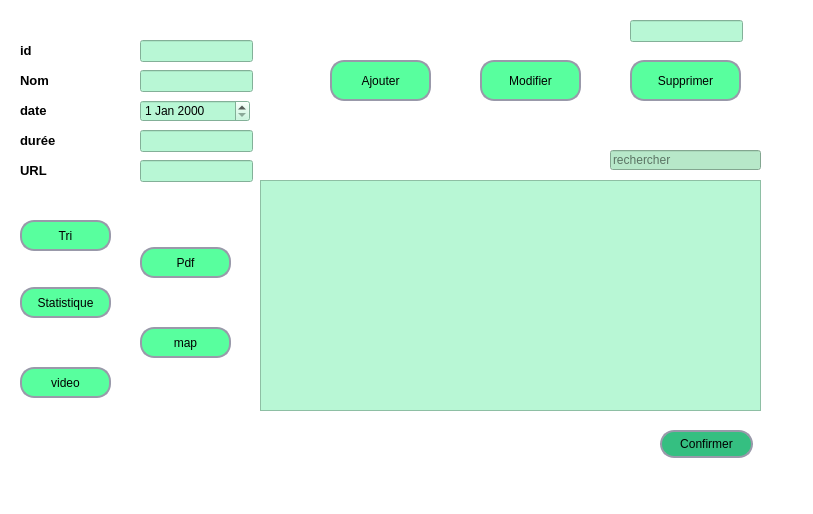
<?xml version="1.0" encoding="UTF-8"?>
<ui version="4.0">
 <class>MainWindow</class>
 <widget class="QMainWindow" name="MainWindow">
  <property name="geometry">
   <rect>
    <x>0</x>
    <y>0</y>
    <width>813</width>
    <height>514</height>
   </rect>
  </property>
  <property name="windowTitle">
   <string>MainWindow</string>
  </property>
  <property name="styleSheet">
   <string notr="true">background-color: rgb(255, 255, 255);</string>
  </property>
  <widget class="QWidget" name="centralwidget">
   <widget class="QLineEdit" name="lenomevenement">
    <property name="geometry">
     <rect>
      <x>140</x>
      <y>70</y>
      <width>113</width>
      <height>22</height>
     </rect>
    </property>
    <property name="styleSheet">
     <string notr="true">
background-color: rgb(184, 247, 213);

</string>
    </property>
   </widget>
   <widget class="QLabel" name="label">
    <property name="geometry">
     <rect>
      <x>20</x>
      <y>70</y>
      <width>51</width>
      <height>21</height>
     </rect>
    </property>
    <property name="text">
     <string>&lt;html&gt;&lt;head/&gt;&lt;body&gt;&lt;p&gt;&lt;span style=&quot; font-size:10pt; font-weight:600; color:#000000;&quot;&gt;Nom&lt;/span&gt;&lt;/p&gt;&lt;/body&gt;&lt;/html&gt;</string>
    </property>
   </widget>
   <widget class="QPushButton" name="pushButton_11">
    <property name="geometry">
     <rect>
      <x>660</x>
      <y>430</y>
      <width>93</width>
      <height>28</height>
     </rect>
    </property>
    <property name="styleSheet">
     <string notr="true">QPushButton {
	background-color: rgb(53, 191, 129);

	border-style: solid;
	border-width: 2px;
	border-color: #9999aa;
	border-radius: 14px;
	color: black;
	/*background-color: qlineargradient(spread:pad, x1:0.5, y1:0, x2:0.5, y2:1, stop:0 rgba(0, 0, 255, 255), stop:1 rgba(255, 255, 255, 255));*/
}


QPushButton:pressed {
	background-color: qlineargradient(spread:pad, x1:0.5, y1:0, x2:0.5, y2:1, stop:0 rgba(0, 255, 255, 255), stop:1 rgba(255, 255, 255, 255));
		color: #fffffe;
}


QPushButton:hover:!pressed {
	background-color: qlineargradient(spread:pad, x1:0.5, y1:0, x2:0.5, y2:1, stop:0 rgba(255, 0, 255, 255), stop:1 rgba(255, 255, 255, 255));
		color: #0c2f70;
}

QPushButton:disabled {
		background-color: #aaaaaa;
		color: #ffffff;
}</string>
    </property>
    <property name="text">
     <string>Confirmer</string>
    </property>
    <property name="icon">
     <iconset>
      <normaloff>../../Downloads/confirm-16 (1).png</normaloff>../../Downloads/confirm-16 (1).png</iconset>
    </property>
    <property name="iconSize">
     <size>
      <width>20</width>
      <height>20</height>
     </size>
    </property>
   </widget>
   <widget class="QPushButton" name="pushButton_7">
    <property name="geometry">
     <rect>
      <x>20</x>
      <y>367</y>
      <width>91</width>
      <height>31</height>
     </rect>
    </property>
    <property name="styleSheet">
     <string notr="true">QPushButton {
	background-color: rgb(88, 255, 158);
	border-style: solid;
	border-width: 2px;
	border-color: #9999aa;
	border-radius: 14px;
	color: black;
	/*background-color: qlineargradient(spread:pad, x1:0.5, y1:0, x2:0.5, y2:1, stop:0 rgba(0, 0, 255, 255), stop:1 rgba(255, 255, 255, 255));*/
}


QPushButton:pressed {
	background-color: qlineargradient(spread:pad, x1:0.5, y1:0, x2:0.5, y2:1, stop:0 rgba(0, 255, 255, 255), stop:1 rgba(255, 255, 255, 255));
		color: #fffffe;
}


QPushButton:hover:!pressed {
	background-color: qlineargradient(spread:pad, x1:0.5, y1:0, x2:0.5, y2:1, stop:0 rgba(255, 0, 255, 255), stop:1 rgba(255, 255, 255, 255));
		color: #0c2f70;
}

QPushButton:disabled {
		background-color: #aaaaaa;
		color: #ffffff;
}</string>
    </property>
    <property name="text">
     <string>video</string>
    </property>
    <property name="icon">
     <iconset>
      <normaloff>../../Downloads/OIP (1).jpg</normaloff>../../Downloads/OIP (1).jpg</iconset>
    </property>
    <property name="iconSize">
     <size>
      <width>23</width>
      <height>23</height>
     </size>
    </property>
   </widget>
   <widget class="QPushButton" name="pushButton_4">
    <property name="geometry">
     <rect>
      <x>20</x>
      <y>287</y>
      <width>91</width>
      <height>31</height>
     </rect>
    </property>
    <property name="styleSheet">
     <string notr="true">QPushButton {
	background-color: rgb(88, 255, 158);
	border-style: solid;
	border-width: 2px;
	border-color: #9999aa;
	border-radius: 14px;
	color: black;
	/*background-color: qlineargradient(spread:pad, x1:0.5, y1:0, x2:0.5, y2:1, stop:0 rgba(0, 0, 255, 255), stop:1 rgba(255, 255, 255, 255));*/
}


QPushButton:pressed {
	background-color: qlineargradient(spread:pad, x1:0.5, y1:0, x2:0.5, y2:1, stop:0 rgba(0, 255, 255, 255), stop:1 rgba(255, 255, 255, 255));
		color: #fffffe;
}


QPushButton:hover:!pressed {
	background-color: qlineargradient(spread:pad, x1:0.5, y1:0, x2:0.5, y2:1, stop:0 rgba(255, 0, 255, 255), stop:1 rgba(255, 255, 255, 255));
		color: #0c2f70;
}

QPushButton:disabled {
		background-color: #aaaaaa;
		color: #ffffff;
}</string>
    </property>
    <property name="text">
     <string>Statistique</string>
    </property>
    <property name="icon">
     <iconset>
      <normaloff>../../Downloads/1170718.png</normaloff>../../Downloads/1170718.png</iconset>
    </property>
    <property name="iconSize">
     <size>
      <width>20</width>
      <height>20</height>
     </size>
    </property>
   </widget>
   <widget class="QPushButton" name="pushButton_event">
    <property name="geometry">
     <rect>
      <x>330</x>
      <y>60</y>
      <width>101</width>
      <height>41</height>
     </rect>
    </property>
    <property name="styleSheet">
     <string notr="true">QPushButton {
	background-color: rgb(88, 255, 158);
	border-style: solid;
	border-width: 2px;
	border-color: #9999aa;
	border-radius: 14px;
	color: black;
	/*background-color: qlineargradient(spread:pad, x1:0.5, y1:0, x2:0.5, y2:1, stop:0 rgba(0, 0, 255, 255), stop:1 rgba(255, 255, 255, 255));*/
}


QPushButton:pressed {
	background-color: qlineargradient(spread:pad, x1:0.5, y1:0, x2:0.5, y2:1, stop:0 rgba(0, 255, 255, 255), stop:1 rgba(255, 255, 255, 255));
		color: #fffffe;
}


QPushButton:hover:!pressed {
	background-color: qlineargradient(spread:pad, x1:0.5, y1:0, x2:0.5, y2:1, stop:0 rgba(255, 0, 255, 255), stop:1 rgba(255, 255, 255, 255));
		color: #0c2f70;
}

QPushButton:disabled {
		background-color: #aaaaaa;
		color: #ffffff;
}</string>
    </property>
    <property name="text">
     <string>Ajouter</string>
    </property>
    <property name="icon">
     <iconset>
      <normaloff>../../Downloads/png-clipart-computer-icons-add-button-logo-number.png</normaloff>../../Downloads/png-clipart-computer-icons-add-button-logo-number.png</iconset>
    </property>
    <property name="iconSize">
     <size>
      <width>20</width>
      <height>20</height>
     </size>
    </property>
   </widget>
   <widget class="QLineEdit" name="leduree">
    <property name="geometry">
     <rect>
      <x>140</x>
      <y>130</y>
      <width>113</width>
      <height>22</height>
     </rect>
    </property>
    <property name="styleSheet">
     <string notr="true">background-color: rgb(184, 247, 213);
</string>
    </property>
   </widget>
   <widget class="QPushButton" name="pushButton_6">
    <property name="geometry">
     <rect>
      <x>140</x>
      <y>327</y>
      <width>91</width>
      <height>31</height>
     </rect>
    </property>
    <property name="styleSheet">
     <string notr="true">QPushButton {
	background-color: rgb(88, 255, 158);
	border-style: solid;
	border-width: 2px;
	border-color: #9999aa;
	border-radius: 14px;
	color: black;
	/*background-color: qlineargradient(spread:pad, x1:0.5, y1:0, x2:0.5, y2:1, stop:0 rgba(0, 0, 255, 255), stop:1 rgba(255, 255, 255, 255));*/
}


QPushButton:pressed {
	background-color: qlineargradient(spread:pad, x1:0.5, y1:0, x2:0.5, y2:1, stop:0 rgba(0, 255, 255, 255), stop:1 rgba(255, 255, 255, 255));
		color: #fffffe;
}


QPushButton:hover:!pressed {
	background-color: qlineargradient(spread:pad, x1:0.5, y1:0, x2:0.5, y2:1, stop:0 rgba(255, 0, 255, 255), stop:1 rgba(255, 255, 255, 255));
		color: #0c2f70;
}

QPushButton:disabled {
		background-color: #aaaaaa;
		color: #ffffff;
}
</string>
    </property>
    <property name="text">
     <string>map</string>
    </property>
    <property name="icon">
     <iconset>
      <normaloff>../../Downloads/OIP.jpg</normaloff>../../Downloads/OIP.jpg</iconset>
    </property>
    <property name="iconSize">
     <size>
      <width>20</width>
      <height>20</height>
     </size>
    </property>
   </widget>
   <widget class="QLabel" name="label_2">
    <property name="geometry">
     <rect>
      <x>20</x>
      <y>120</y>
      <width>91</width>
      <height>41</height>
     </rect>
    </property>
    <property name="text">
     <string>&lt;html&gt;&lt;head/&gt;&lt;body&gt;&lt;p&gt;&lt;span style=&quot; font-size:10pt; font-weight:600; color:#000000;&quot;&gt;durée&lt;/span&gt;&lt;/p&gt;&lt;/body&gt;&lt;/html&gt;</string>
    </property>
   </widget>
   <widget class="QTableView" name="tableView_2">
    <property name="geometry">
     <rect>
      <x>260</x>
      <y>180</y>
      <width>501</width>
      <height>231</height>
     </rect>
    </property>
    <property name="styleSheet">
     <string notr="true">background-color: rgb(183, 232, 201);
background-color: rgb(184, 247, 213);
</string>
    </property>
   </widget>
   <widget class="QLabel" name="label_3">
    <property name="geometry">
     <rect>
      <x>20</x>
      <y>90</y>
      <width>111</width>
      <height>41</height>
     </rect>
    </property>
    <property name="text">
     <string>&lt;html&gt;&lt;head/&gt;&lt;body&gt;&lt;p&gt;&lt;span style=&quot; font-size:10pt; font-weight:600; color:#000000;&quot;&gt;date&lt;/span&gt;&lt;/p&gt;&lt;/body&gt;&lt;/html&gt;</string>
    </property>
   </widget>
   <widget class="QPushButton" name="pushButton_update">
    <property name="geometry">
     <rect>
      <x>480</x>
      <y>60</y>
      <width>101</width>
      <height>41</height>
     </rect>
    </property>
    <property name="styleSheet">
     <string notr="true">QPushButton {
	background-color: rgb(88, 255, 158);
	border-style: solid;
	border-width: 2px;
	border-color: #9999aa;
	border-radius: 14px;
	color: black;
	/*background-color: qlineargradient(spread:pad, x1:0.5, y1:0, x2:0.5, y2:1, stop:0 rgba(0, 0, 255, 255), stop:1 rgba(255, 255, 255, 255));*/
}


QPushButton:pressed {
	background-color: qlineargradient(spread:pad, x1:0.5, y1:0, x2:0.5, y2:1, stop:0 rgba(0, 255, 255, 255), stop:1 rgba(255, 255, 255, 255));
		color: #fffffe;
}


QPushButton:hover:!pressed {
	background-color: qlineargradient(spread:pad, x1:0.5, y1:0, x2:0.5, y2:1, stop:0 rgba(255, 0, 255, 255), stop:1 rgba(255, 255, 255, 255));
		color: #0c2f70;
}

QPushButton:disabled {
		background-color: #aaaaaa;
		color: #ffffff;
}</string>
    </property>
    <property name="text">
     <string>Modifier</string>
    </property>
    <property name="icon">
     <iconset>
      <normaloff>../../Downloads/45706.png</normaloff>../../Downloads/45706.png</iconset>
    </property>
    <property name="iconSize">
     <size>
      <width>20</width>
      <height>20</height>
     </size>
    </property>
   </widget>
   <widget class="QLabel" name="label_4">
    <property name="geometry">
     <rect>
      <x>20</x>
      <y>40</y>
      <width>41</width>
      <height>21</height>
     </rect>
    </property>
    <property name="text">
     <string>&lt;html&gt;&lt;head/&gt;&lt;body&gt;&lt;p&gt;&lt;a name=&quot;docs-internal-guid-b627337d-7fff-a2e1-b3fd-494d1fa366f1&quot;/&gt;&lt;span style=&quot; font-family:'Times New Roman'; font-size:10pt; font-weight:600; color:#000000; background-color:transparent;&quot;&gt;i&lt;/span&gt;&lt;span style=&quot; font-family:'Times New Roman'; font-size:10pt; font-weight:600; color:#000000; background-color:transparent;&quot;&gt;d&lt;/span&gt;&lt;/p&gt;&lt;/body&gt;&lt;/html&gt;</string>
    </property>
   </widget>
   <widget class="QLineEdit" name="lineEdit_9">
    <property name="geometry">
     <rect>
      <x>610</x>
      <y>150</y>
      <width>151</width>
      <height>20</height>
     </rect>
    </property>
    <property name="styleSheet">
     <string notr="true">background-color: rgb(183, 232, 201);
</string>
    </property>
    <property name="placeholderText">
     <string>rechercher</string>
    </property>
   </widget>
   <widget class="QPushButton" name="pushButton_supprimer">
    <property name="geometry">
     <rect>
      <x>630</x>
      <y>60</y>
      <width>111</width>
      <height>41</height>
     </rect>
    </property>
    <property name="styleSheet">
     <string notr="true">QPushButton {
	background-color: rgb(88, 255, 158);
	border-style: solid;
	border-width: 2px;
	border-color: #9999aa;
	border-radius: 14px;
	color: black;
	/*background-color: qlineargradient(spread:pad, x1:0.5, y1:0, x2:0.5, y2:1, stop:0 rgba(0, 0, 255, 255), stop:1 rgba(255, 255, 255, 255));*/
}


QPushButton:pressed {
	background-color: qlineargradient(spread:pad, x1:0.5, y1:0, x2:0.5, y2:1, stop:0 rgba(0, 255, 255, 255), stop:1 rgba(255, 255, 255, 255));
		color: #fffffe;
}


QPushButton:hover:!pressed {
	background-color: qlineargradient(spread:pad, x1:0.5, y1:0, x2:0.5, y2:1, stop:0 rgba(255, 0, 255, 255), stop:1 rgba(255, 255, 255, 255));
		color: #0c2f70;
}

QPushButton:disabled {
		background-color: #aaaaaa;
		color: #ffffff;
}</string>
    </property>
    <property name="text">
     <string>Supprimer</string>
    </property>
    <property name="icon">
     <iconset>
      <normaloff>../../Downloads/121113.png</normaloff>../../Downloads/121113.png</iconset>
    </property>
    <property name="iconSize">
     <size>
      <width>20</width>
      <height>20</height>
     </size>
    </property>
   </widget>
   <widget class="QPushButton" name="pushButton_3">
    <property name="geometry">
     <rect>
      <x>140</x>
      <y>247</y>
      <width>91</width>
      <height>31</height>
     </rect>
    </property>
    <property name="styleSheet">
     <string notr="true">QPushButton {
	background-color: rgb(88, 255, 158);
	border-style: solid;
	border-width: 2px;
	border-color: #9999aa;
	border-radius: 14px;
	color: black;
	/*background-color: qlineargradient(spread:pad, x1:0.5, y1:0, x2:0.5, y2:1, stop:0 rgba(0, 0, 255, 255), stop:1 rgba(255, 255, 255, 255));*/
}


QPushButton:pressed {
	background-color: qlineargradient(spread:pad, x1:0.5, y1:0, x2:0.5, y2:1, stop:0 rgba(0, 255, 255, 255), stop:1 rgba(255, 255, 255, 255));
		color: #fffffe;
}


QPushButton:hover:!pressed {
	background-color: qlineargradient(spread:pad, x1:0.5, y1:0, x2:0.5, y2:1, stop:0 rgba(255, 0, 255, 255), stop:1 rgba(255, 255, 255, 255));
		color: #0c2f70;
}

QPushButton:disabled {
		background-color: #aaaaaa;
		color: #ffffff;
}</string>
    </property>
    <property name="text">
     <string>Pdf</string>
    </property>
    <property name="icon">
     <iconset>
      <normaloff>../../Downloads/PDF_file_icon.svg.png</normaloff>../../Downloads/PDF_file_icon.svg.png</iconset>
    </property>
    <property name="iconSize">
     <size>
      <width>20</width>
      <height>20</height>
     </size>
    </property>
   </widget>
   <widget class="QLineEdit" name="leidevenement">
    <property name="geometry">
     <rect>
      <x>140</x>
      <y>40</y>
      <width>113</width>
      <height>22</height>
     </rect>
    </property>
    <property name="styleSheet">
     <string notr="true">
background-color: rgb(184, 247, 213);


</string>
    </property>
   </widget>
   <widget class="QPushButton" name="pushButton_12">
    <property name="geometry">
     <rect>
      <x>20</x>
      <y>220</y>
      <width>91</width>
      <height>31</height>
     </rect>
    </property>
    <property name="styleSheet">
     <string notr="true">QPushButton {
	background-color: rgb(88, 255, 158);
	border-style: solid;
	border-width: 2px;
	border-color: #9999aa;
	border-radius: 14px;
	color: black;
	/*background-color: qlineargradient(spread:pad, x1:0.5, y1:0, x2:0.5, y2:1, stop:0 rgba(0, 0, 255, 255), stop:1 rgba(255, 255, 255, 255));*/
}


QPushButton:pressed {
	background-color: qlineargradient(spread:pad, x1:0.5, y1:0, x2:0.5, y2:1, stop:0 rgba(0, 255, 255, 255), stop:1 rgba(255, 255, 255, 255));
		color: #fffffe;
}


QPushButton:hover:!pressed {
	background-color: qlineargradient(spread:pad, x1:0.5, y1:0, x2:0.5, y2:1, stop:0 rgba(255, 0, 255, 255), stop:1 rgba(255, 255, 255, 255));
		color: #0c2f70;
}

QPushButton:disabled {
		background-color: #aaaaaa;
		color: #ffffff;
}</string>
    </property>
    <property name="text">
     <string>Tri</string>
    </property>
    <property name="icon">
     <iconset>
      <normaloff>../../Downloads/271743198_464449928646161_2550356874147298555_n.png</normaloff>../../Downloads/271743198_464449928646161_2550356874147298555_n.png</iconset>
    </property>
    <property name="iconSize">
     <size>
      <width>25</width>
      <height>25</height>
     </size>
    </property>
   </widget>
   <widget class="QLineEdit" name="leurlvideo">
    <property name="geometry">
     <rect>
      <x>140</x>
      <y>160</y>
      <width>113</width>
      <height>22</height>
     </rect>
    </property>
    <property name="styleSheet">
     <string notr="true">background-color: rgb(184, 247, 213);
</string>
    </property>
   </widget>
   <widget class="QLabel" name="label_5">
    <property name="geometry">
     <rect>
      <x>20</x>
      <y>150</y>
      <width>91</width>
      <height>41</height>
     </rect>
    </property>
    <property name="text">
     <string>&lt;html&gt;&lt;head/&gt;&lt;body&gt;&lt;p&gt;&lt;span style=&quot; font-size:10pt; font-weight:600; color:#000000;&quot;&gt;URL&lt;/span&gt;&lt;/p&gt;&lt;/body&gt;&lt;/html&gt;</string>
    </property>
   </widget>
   <widget class="QDateEdit" name="dateTimeEdit_event">
    <property name="geometry">
     <rect>
      <x>140</x>
      <y>100</y>
      <width>110</width>
      <height>22</height>
     </rect>
    </property>
    <property name="styleSheet">
     <string notr="true">background-color: rgb(184, 247, 213);</string>
    </property>
   </widget>
   <widget class="QLineEdit" name="leidevenement_supp">
    <property name="geometry">
     <rect>
      <x>630</x>
      <y>20</y>
      <width>113</width>
      <height>22</height>
     </rect>
    </property>
    <property name="styleSheet">
     <string notr="true">
background-color: rgb(184, 247, 213);


</string>
    </property>
   </widget>
  </widget>
  <widget class="QMenuBar" name="menubar">
   <property name="geometry">
    <rect>
     <x>0</x>
     <y>0</y>
     <width>813</width>
     <height>26</height>
    </rect>
   </property>
  </widget>
  <widget class="QStatusBar" name="statusbar"/>
 </widget>
 <resources/>
 <connections/>
</ui>
